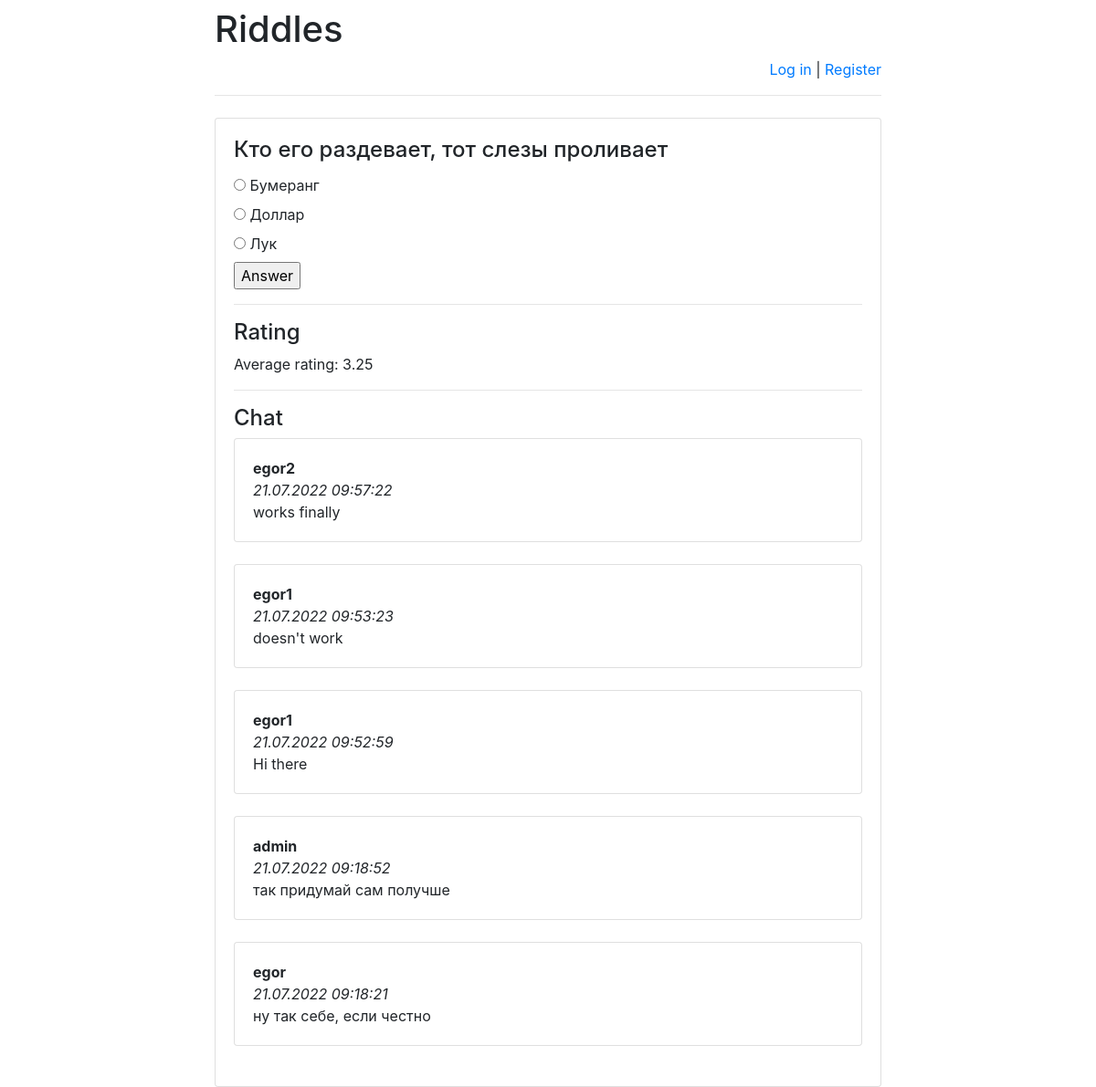
Before: /riddles/2/ with the older database file.
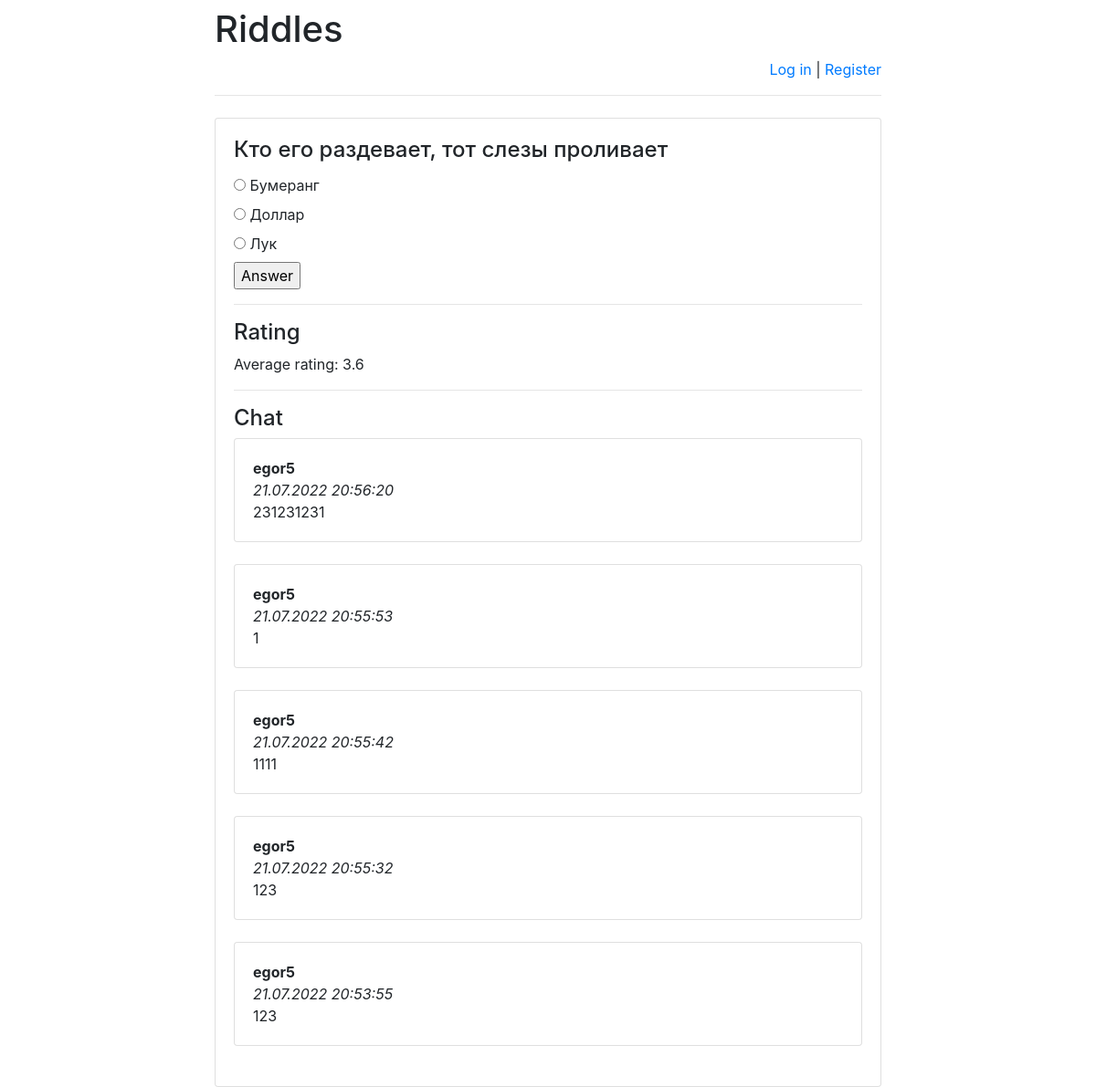
After: the same page with the newer database file.
### riddles/models.py (models this page shows)
class Option(models.Model):
    riddle = models.ForeignKey(Riddle, on_delete=models.CASCADE)
    text = models.CharField(max_length=255)
    correct = models.BooleanField(default=False)

class Message(models.Model):
    chat = models.ForeignKey(Riddle, verbose_name='Чат под загадкой', on_delete=models.CASCADE)
    author = models.ForeignKey(User, verbose_name='Пользователь', on_delete=models.CASCADE)
    message = models.TextField('Сообщение')
    pub_date = models.DateTimeField('Дата сообщения', default=timezone.now)

### riddles/views.py (the view)
# urls.py: re_path(r'^([0-9]+)/$', views.detail, name='detail'),
def detail(request, riddle_id):
    error_message = None
    if "error_message" in request.GET:
        error_message = request.GET["error_message"]
    ordered_option_set = \
        list(Option.objects.filter(riddle_id=riddle_id))
    option_iter = \
        numpy.random.permutation(len(ordered_option_set))
    option_set = []
    for num in option_iter:
        option_set.append(ordered_option_set[num])
    return render(
        request,
        "answer.html",
        {
            "option_set": option_set,
            "riddle": get_object_or_404(
                Riddle, pk=riddle_id),
            "error_message": error_message,
            "latest_messages":
                Message.objects
                    .filter(chat_id=riddle_id)
                    .order_by('-pub_date')[:5],
            "already_rated_by_user":
                Mark.objects
                    .filter(author_id=request.user.id)
                    .filter(riddle_id=riddle_id)
                    .count(),
            "user_rating":
                Mark.objects
                    .filter(author_id=request.user.id)
                    .filter(riddle_id=riddle_id)
                    .aggregate(Avg('mark'))
                ["mark__avg"],
            "avg_mark":
                Mark.objects
                    .filter(riddle_id=riddle_id)
                    .aggregate(Avg('mark'))
                ["mark__avg"]
        }
    )

### templates/answer.html (shortened to what this page needs)
{% extends 'base.html' %}
{% block main %}
<h4 class="card-title">{{ riddle.riddle_text }}</h4>
<form action="answer/" method="post">
    {% for option in option_set %}
        <input type="radio"
               name="option"
               id="option{{ forloop.counter }}"
               value="{{ option.id }}"/>
        <label for="option{{ forloop.counter }}">
            {{ option.text }}
        </label><br>
    {% endfor %}
    <input type="submit" value="Answer"/>
</form>
    <hr>
<h4>Rating</h4>
    <p>Average rating:
        <span id="avg_mark_span">
            {{ avg_mark }}
        </span>
    </p>
    <hr>
<h4>Chat</h4>
    <div id="history">
    {% for message in latest_messages %}
        <div class="card">
        <div class="card-body">
            <strong>
                {{ message.author.username }}
            </strong>
            <br/>
            <em>
                {{ message.pub_date|date:'d.m.Y H:i:s' }}
            </em>
            <br/>
            {{ message.message }}
        </div>
        </div>
        <br/>
    {% endfor %}
</div>
{% endblock %}

Changed rows visible on the page:
no longer on this page (row unchanged): Message: author.username "egor2", pub_date "21.07.2022 09:57:22", message "works finally"
no longer on this page (row unchanged): Message: author.username "egor1", pub_date "21.07.2022 09:53:23", message "doesn't work"
no longer on this page (row unchanged): Message: author.username "egor1", pub_date "21.07.2022 09:52:59", message "Hi there"
no longer on this page (row unchanged): Message: author.username "admin", pub_date "21.07.2022 09:18:52", message "так придумай сам получше"
no longer on this page (row unchanged): Message: author.username "egor", pub_date "21.07.2022 09:18:21", message "ну так себе, если честно"
added Message: author.username "egor5", pub_date "21.07.2022 20:56:20", message "231231231"
added Message: author.username "egor5", pub_date "21.07.2022 20:55:53", message "1"
added Message: author.username "egor5", pub_date "21.07.2022 20:55:42", message "1111"
added Message: author.username "egor5", pub_date "21.07.2022 20:55:32", message "123"
added Message: author.username "egor5", pub_date "21.07.2022 20:53:55", message "123"
Other visible differences:
{{ avg_mark }}: "3.25" → "3.6"
